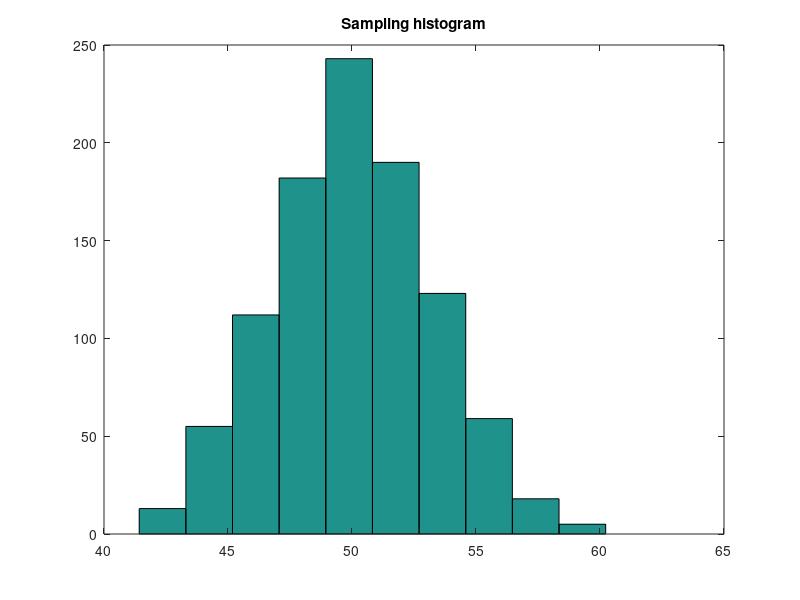
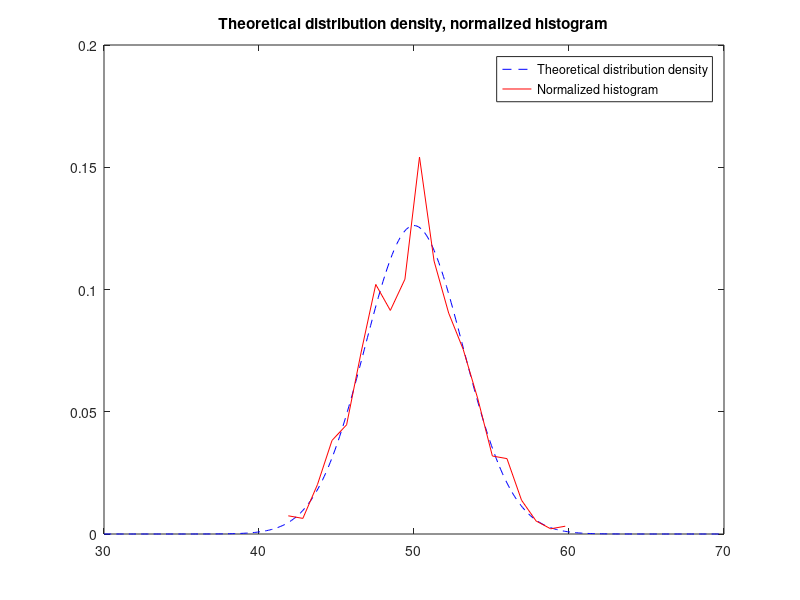
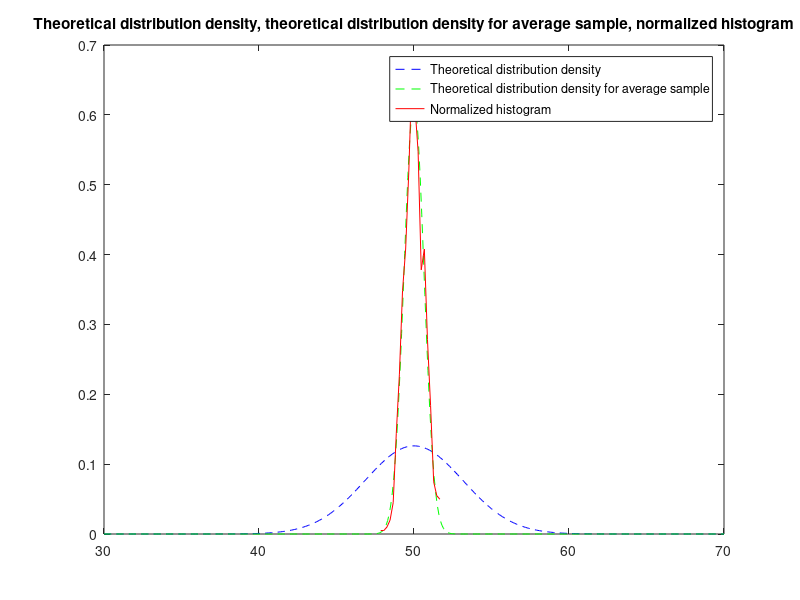

Write the MATLAB code that produced these figures, in order.
function prac4_Starkov_rev2()
clear;
clc;

%part_1
E = 50;
D = 10;
SIGMA = sqrt(D);
x=30:0.1:70;
y = normpdf(x, E, SIGMA); %theoretical distribution density of a given random variable
N = 1000;
X = randn(N, 1) * sqrt(D) + E;
figure;
hist(X); %hist of sample of random variable
title('Sampling histogram');
[p1, x1] = hist_density(X, 20); %normalized histogram with the same scale as in normpdf
figure;
plot(x, y, 'b--', x1, p1, 'r-'); %theoretical distribution density, normalized histogram
title('Theoretical distribution density, normalized histogram');
legend('Theoretical distribution density','Normalized histogram');

%part_2
n = 14 + 10;
Xi = randn(n, N) * sqrt(D) + E;
Xn = mean(Xi, 1);
y2 = normpdf(x, E, SIGMA / sqrt(n)); %theoretical distribution density for average sample
figure;
[p2,x2] = hist_density(Xn, 20); %hist_density on a sample of average
plot(x, y, 'b--', x, y2, 'g--', x2, p2, 'r-'); %theoretical distribution density, theoretical distribution density for average sample, hist_density on a sample of average 
title('Theoretical distribution density, theoretical distribution density for average sample, normalized histogram');
legend('Theoretical distribution density','Theoretical distribution density for average sample','Normalized histogram');
end

function varargout = hist_density(x, bin_count)
n1 = length(x); min_x = min(x); max_x = max(x);
dx = (max_x - min_x) / bin_count;
[counts, centers] = hist(x, bin_count);
density = (counts/n1)/dx;
if (nargout == 0)
    plot(centers, density);
else if (nargout == 2)
        varargout{1} = density;
        varargout{2} = centers;
    end
end
end